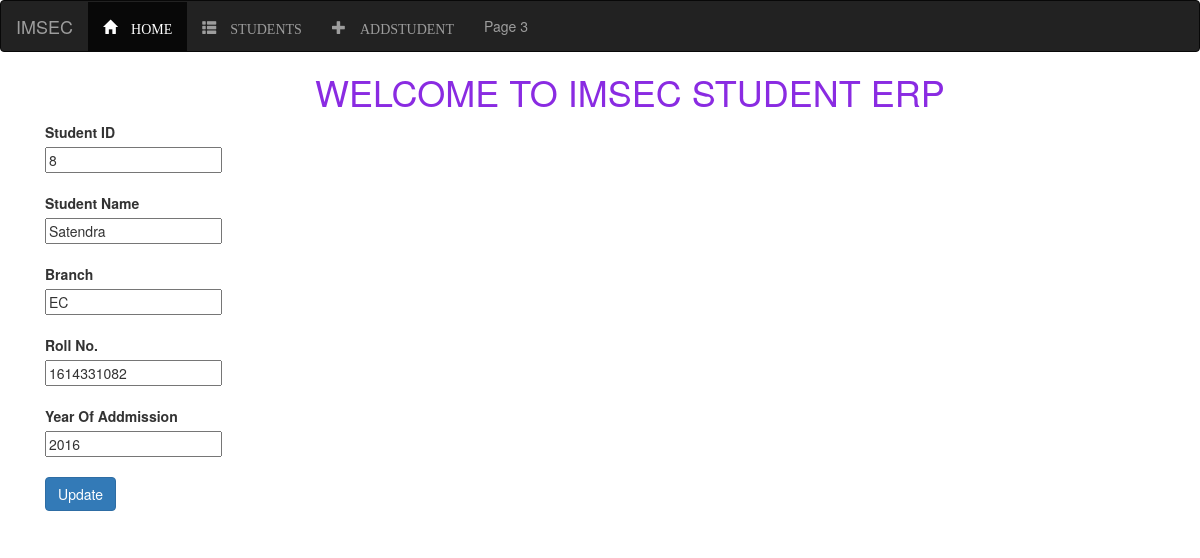
The page /student/8/ on the database its author committed.
### Student_Portal/models.py (models this page shows, shortened)
class Student(models.Model):
    name = models.CharField(max_length=100)
    branch = models.CharField(max_length=100)
    roll_no  = models.CharField(max_length=10)
    year_of_admissn = models.CharField(max_length=4)

### Student_Portal/views.py (the view)
# urls.py: path('<id>/',views.UpdateStudentScreen),
def UpdateStudentScreen(request,id):
        student = Student.objects.get(id = id)
        form = StudentForm(request,instance = student)
        return render(request,'Student_Portal/editstudent.html',{"form":form, "student":student})

### Student_Portal/forms.py
class StudentForm (ModelForm):
    class Meta:
        model = Student
        fields = "__all__"

### templates/Student_Portal/editstudent.html (shortened to what this page needs)
{% extends "Student_Portal/index.html" %}
{% block content %}
<div class="container">
    <form method="post" action="UpdateStudent">
      <div class="container"><label for="sid">Student ID</label></div>
          <div class="container">
          <input type="text" readonly id="sid" value="{{student.id}}"/>
          </div> <br>
          <div class="container"><label for="sname">Student Name</label></div>
          <div class="container">
          <input type="text" id="sname" value="{{student.name}}"/>
          </div><br>
          <div class="container"><label for="branch">Branch</label></div>
          <div class="container">
          <input type="text" id="branch" value="{{student.branch}}"/>
          </div><br>
          <div class="container"><label for="roll_no">Roll No.</label></div>
          <div class="container">
          <input type="text" id="roll_no" readonly value="{{student.roll_no}}"/>
          </div><br>
          <div class="container"><label for="yod">Year Of Addmission</label></div>
          <div class="container">
          <input type="text" readonly id="yod" value="{{student.year_of_admissn}}"/>
          </div><br>
        <div class="container ml-10"><input type="submit" class="btn btn-primary" value="Update"></div>
    </form><br>
</div>
{% endblock %}

### rows shown on the page
Student: id "8", name "Satendra", branch "EC", roll_no "1614331082", year_of_admissn "2016"
